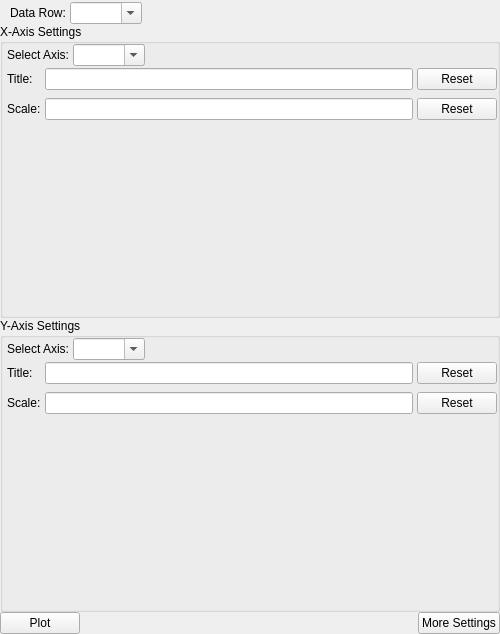
<?xml version="1.0" encoding="UTF-8"?>
<ui version="4.0">
 <class>formPlotConfig</class>
 <widget class="QWidget" name="formPlotConfig">
  <property name="geometry">
   <rect>
    <x>0</x>
    <y>0</y>
    <width>500</width>
    <height>634</height>
   </rect>
  </property>
  <property name="sizePolicy">
   <sizepolicy hsizetype="Preferred" vsizetype="Preferred">
    <horstretch>0</horstretch>
    <verstretch>0</verstretch>
   </sizepolicy>
  </property>
  <property name="windowTitle">
   <string>Form</string>
  </property>
  <layout class="QVBoxLayout" name="verticalLayout">
   <property name="spacing">
    <number>0</number>
   </property>
   <property name="leftMargin">
    <number>0</number>
   </property>
   <property name="topMargin">
    <number>2</number>
   </property>
   <property name="rightMargin">
    <number>0</number>
   </property>
   <property name="bottomMargin">
    <number>0</number>
   </property>
   <item>
    <layout class="QHBoxLayout" name="horizontalLayout_2">
     <property name="spacing">
      <number>4</number>
     </property>
     <property name="topMargin">
      <number>0</number>
     </property>
     <item>
      <widget class="QLabel" name="labelDataRows">
       <property name="sizePolicy">
        <sizepolicy hsizetype="Preferred" vsizetype="Fixed">
         <horstretch>0</horstretch>
         <verstretch>0</verstretch>
        </sizepolicy>
       </property>
       <property name="text">
        <string>Data Row:</string>
       </property>
       <property name="margin">
        <number>0</number>
       </property>
       <property name="indent">
        <number>10</number>
       </property>
      </widget>
     </item>
     <item>
      <widget class="QComboBox" name="cboxPlotRow">
       <property name="editable">
        <bool>true</bool>
       </property>
      </widget>
     </item>
     <item>
      <spacer name="horizontalSpacer_2">
       <property name="orientation">
        <enum>Qt::Horizontal</enum>
       </property>
       <property name="sizeHint" stdset="0">
        <size>
         <width>40</width>
         <height>0</height>
        </size>
       </property>
      </spacer>
     </item>
    </layout>
   </item>
   <item>
    <widget class="QGroupBox" name="groupXSettings">
     <property name="minimumSize">
      <size>
       <width>0</width>
       <height>0</height>
      </size>
     </property>
     <property name="title">
      <string>X-Axis Settings</string>
     </property>
     <layout class="QVBoxLayout" name="verticalLayout_2">
      <property name="spacing">
       <number>2</number>
      </property>
      <property name="leftMargin">
       <number>0</number>
      </property>
      <property name="topMargin">
       <number>0</number>
      </property>
      <property name="rightMargin">
       <number>0</number>
      </property>
      <property name="bottomMargin">
       <number>0</number>
      </property>
      <item>
       <layout class="QHBoxLayout" name="horizontalLayout_3">
        <property name="spacing">
         <number>4</number>
        </property>
        <property name="leftMargin">
         <number>0</number>
        </property>
        <property name="topMargin">
         <number>0</number>
        </property>
        <item>
         <widget class="QLabel" name="label">
          <property name="sizePolicy">
           <sizepolicy hsizetype="Maximum" vsizetype="Preferred">
            <horstretch>0</horstretch>
            <verstretch>0</verstretch>
           </sizepolicy>
          </property>
          <property name="text">
           <string>Select Axis:</string>
          </property>
          <property name="indent">
           <number>4</number>
          </property>
          <property name="textInteractionFlags">
           <set>Qt::NoTextInteraction</set>
          </property>
         </widget>
        </item>
        <item>
         <widget class="QComboBox" name="cboxXAxes">
          <property name="editable">
           <bool>true</bool>
          </property>
         </widget>
        </item>
        <item>
         <spacer name="horizontalSpacer_3">
          <property name="orientation">
           <enum>Qt::Horizontal</enum>
          </property>
          <property name="sizeHint" stdset="0">
           <size>
            <width>0</width>
            <height>0</height>
           </size>
          </property>
         </spacer>
        </item>
       </layout>
      </item>
      <item>
       <layout class="QGridLayout" name="gridLayout">
        <property name="topMargin">
         <number>0</number>
        </property>
        <property name="horizontalSpacing">
         <number>4</number>
        </property>
        <property name="verticalSpacing">
         <number>8</number>
        </property>
        <item row="0" column="3">
         <widget class="QPushButton" name="btnXAxisTitleReset">
          <property name="text">
           <string>Reset</string>
          </property>
         </widget>
        </item>
        <item row="1" column="0">
         <widget class="QLabel" name="labelXScale">
          <property name="sizePolicy">
           <sizepolicy hsizetype="Maximum" vsizetype="Preferred">
            <horstretch>0</horstretch>
            <verstretch>0</verstretch>
           </sizepolicy>
          </property>
          <property name="text">
           <string>Scale:</string>
          </property>
          <property name="indent">
           <number>4</number>
          </property>
          <property name="textInteractionFlags">
           <set>Qt::NoTextInteraction</set>
          </property>
         </widget>
        </item>
        <item row="0" column="0">
         <widget class="QLabel" name="labelXTitle">
          <property name="sizePolicy">
           <sizepolicy hsizetype="Maximum" vsizetype="Preferred">
            <horstretch>0</horstretch>
            <verstretch>0</verstretch>
           </sizepolicy>
          </property>
          <property name="text">
           <string>Title:</string>
          </property>
          <property name="indent">
           <number>4</number>
          </property>
          <property name="textInteractionFlags">
           <set>Qt::NoTextInteraction</set>
          </property>
         </widget>
        </item>
        <item row="1" column="1">
         <widget class="QLineEdit" name="txtXAxisScale"/>
        </item>
        <item row="0" column="1">
         <widget class="QLineEdit" name="txtXAxisTitle"/>
        </item>
        <item row="1" column="3">
         <widget class="QPushButton" name="btnXAxisScaleReset">
          <property name="sizePolicy">
           <sizepolicy hsizetype="Maximum" vsizetype="Fixed">
            <horstretch>0</horstretch>
            <verstretch>0</verstretch>
           </sizepolicy>
          </property>
          <property name="text">
           <string>Reset</string>
          </property>
         </widget>
        </item>
       </layout>
      </item>
      <item>
       <spacer name="verticalSpacer_2">
        <property name="orientation">
         <enum>Qt::Vertical</enum>
        </property>
        <property name="sizeHint" stdset="0">
         <size>
          <width>20</width>
          <height>153</height>
         </size>
        </property>
       </spacer>
      </item>
     </layout>
     <zorder>verticalSpacer_2</zorder>
    </widget>
   </item>
   <item>
    <widget class="QGroupBox" name="groupYSettings">
     <property name="minimumSize">
      <size>
       <width>0</width>
       <height>0</height>
      </size>
     </property>
     <property name="title">
      <string>Y-Axis Settings</string>
     </property>
     <layout class="QVBoxLayout" name="verticalLayout_3">
      <property name="spacing">
       <number>2</number>
      </property>
      <property name="leftMargin">
       <number>0</number>
      </property>
      <property name="topMargin">
       <number>0</number>
      </property>
      <property name="rightMargin">
       <number>0</number>
      </property>
      <property name="bottomMargin">
       <number>0</number>
      </property>
      <item>
       <layout class="QHBoxLayout" name="horizontalLayout_4">
        <property name="spacing">
         <number>4</number>
        </property>
        <property name="topMargin">
         <number>0</number>
        </property>
        <item>
         <widget class="QLabel" name="label_2">
          <property name="sizePolicy">
           <sizepolicy hsizetype="Maximum" vsizetype="Preferred">
            <horstretch>0</horstretch>
            <verstretch>0</verstretch>
           </sizepolicy>
          </property>
          <property name="text">
           <string>Select Axis:</string>
          </property>
          <property name="indent">
           <number>4</number>
          </property>
          <property name="textInteractionFlags">
           <set>Qt::NoTextInteraction</set>
          </property>
         </widget>
        </item>
        <item>
         <widget class="QComboBox" name="cboxYAxes">
          <property name="editable">
           <bool>true</bool>
          </property>
         </widget>
        </item>
        <item>
         <spacer name="horizontalSpacer_4">
          <property name="orientation">
           <enum>Qt::Horizontal</enum>
          </property>
          <property name="sizeHint" stdset="0">
           <size>
            <width>0</width>
            <height>0</height>
           </size>
          </property>
         </spacer>
        </item>
       </layout>
      </item>
      <item>
       <layout class="QGridLayout" name="gridLayout_2">
        <property name="topMargin">
         <number>0</number>
        </property>
        <property name="horizontalSpacing">
         <number>4</number>
        </property>
        <property name="verticalSpacing">
         <number>8</number>
        </property>
        <item row="1" column="1">
         <widget class="QLineEdit" name="txtYAxisScale"/>
        </item>
        <item row="0" column="0">
         <widget class="QLabel" name="labelYTitle">
          <property name="text">
           <string>Title:</string>
          </property>
          <property name="indent">
           <number>4</number>
          </property>
          <property name="textInteractionFlags">
           <set>Qt::NoTextInteraction</set>
          </property>
         </widget>
        </item>
        <item row="0" column="1">
         <widget class="QLineEdit" name="txtYAxisTitle"/>
        </item>
        <item row="1" column="0">
         <widget class="QLabel" name="labelYScale">
          <property name="text">
           <string>Scale:</string>
          </property>
          <property name="indent">
           <number>4</number>
          </property>
          <property name="textInteractionFlags">
           <set>Qt::NoTextInteraction</set>
          </property>
         </widget>
        </item>
        <item row="0" column="2">
         <widget class="QPushButton" name="btnYAxisTitleReset">
          <property name="text">
           <string>Reset</string>
          </property>
         </widget>
        </item>
        <item row="1" column="2">
         <widget class="QPushButton" name="btnYAxisScaleReset">
          <property name="text">
           <string>Reset</string>
          </property>
         </widget>
        </item>
       </layout>
      </item>
      <item>
       <spacer name="verticalSpacer">
        <property name="orientation">
         <enum>Qt::Vertical</enum>
        </property>
        <property name="sizeHint" stdset="0">
         <size>
          <width>20</width>
          <height>153</height>
         </size>
        </property>
       </spacer>
      </item>
     </layout>
    </widget>
   </item>
   <item>
    <layout class="QHBoxLayout" name="horizontalLayout">
     <property name="spacing">
      <number>4</number>
     </property>
     <property name="topMargin">
      <number>0</number>
     </property>
     <item>
      <widget class="QPushButton" name="btnPlot">
       <property name="text">
        <string>Plot</string>
       </property>
      </widget>
     </item>
     <item>
      <spacer name="horizontalSpacer">
       <property name="orientation">
        <enum>Qt::Horizontal</enum>
       </property>
       <property name="sizeHint" stdset="0">
        <size>
         <width>40</width>
         <height>0</height>
        </size>
       </property>
      </spacer>
     </item>
     <item>
      <widget class="QPushButton" name="btnPlotSettings">
       <property name="text">
        <string>More Settings</string>
       </property>
      </widget>
     </item>
    </layout>
   </item>
  </layout>
 </widget>
 <resources/>
 <connections/>
</ui>
